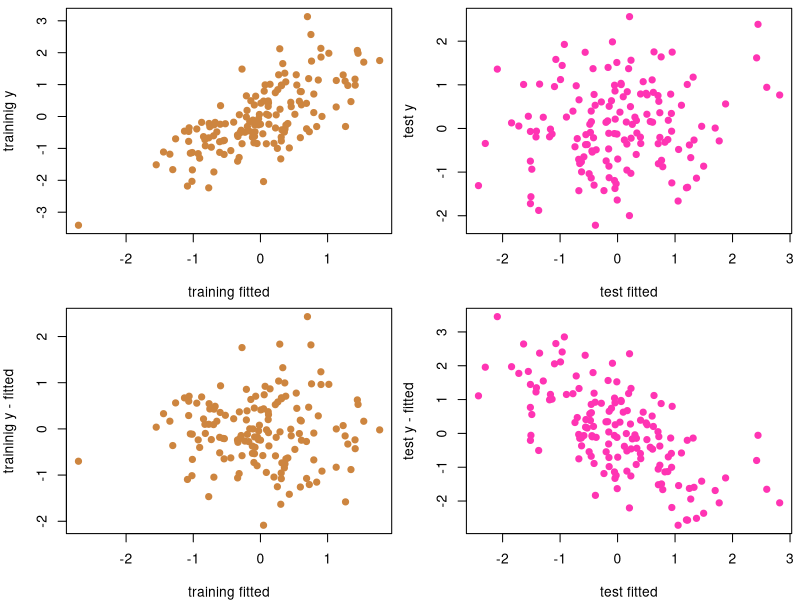
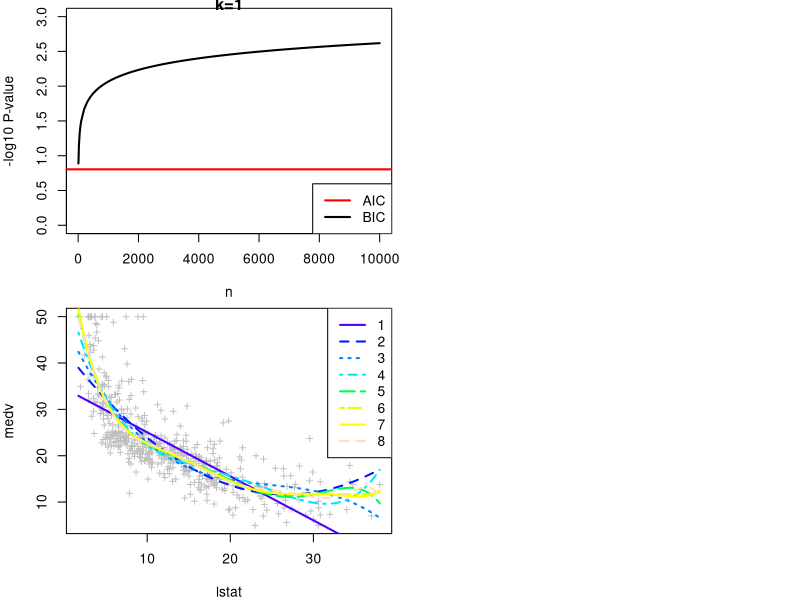

Recreate these plots in R, in order.
## ---- chunk 1
knitr::opts_chunk$set(echo = TRUE)
set.seed(17)
## ---- chunk 2
n = 1000
r = 0.7
u = rnorm(n, 0, sqrt(abs(r))) #temporary variable that is used for generating x and z
x = scale(u + rnorm(n, 0, sqrt(1-abs(r))))
z = scale(sign(r)*u + rnorm(n, 0, sqrt(1-abs(r)))) 
cor(x, z) #check that now cor(x,z) = r
## ---- chunk 3
y = scale(sqrt(0.2)*x + rnorm(n, 0, sqrt(0.8))) # x explains 20% of y
summary(lm(y ~ 0 + x))
## ---- chunk 4
summary(lm(y ~ 0 + z)) # z does not have a direct effect on y but will be significant here
## ---- chunk 5
summary(lm(y ~ 0 + x + z)) 
## ---- chunk 6
set.seed(20102017) 
p = 70
n.tr = 150 # training set 
n.te = 150 # test set
n = n.tr + n.te
i.tr = 1:n.tr; i.te = (n.tr + 1):n #indexes for training and testing
phi = 0.05 # variance explained by each relevant predictor, should be 0 < phi < 1. 
b = rep(c(sqrt(phi / (1-phi)), 0), c(4, p-4)) #effects 1,2,3,4 are non-zero, see Lect. 0.1 for "phi"
X = matrix(rnorm(n*p), nrow = n) #columns 1,...,4 of X have effects, other 66 cols are noise 
eps = scale(rnorm(n, 0, 1)) #epsilon, error term
y = scale(X%*%b + eps) #makes y have mean = 1, var = 1
y.tr = y[i.tr]; y.te = y[i.te]
X.tr = data.frame(scale(X[i.tr,])); X.te = data.frame(scale(X[i.te,]))
lm.fit =  lm(y.tr ~ 0 + . , data = X.tr) #fit the model to training data
#(remove intercept because formulas below become easier,
# only possible because cols of X and y have mean = 0.)
summary(lm.fit)
## ---- chunk 7
fitted.tr = predict(lm.fit) # same as 'as.matrix(X.tr) %*% lm.fit$coeff'
fitted.te = predict(lm.fit, newdata = X.te) # same as 'as.matrix(X.te) %*% lm.fit$coeff'
par(mfcol = c(2,2))
par(mar = c(4, 4, 0.5, 0.5))
plot(fitted.tr, y.tr, xlab = "training fitted", ylab = "traininig y", pch = 19, col = "peru" )
plot(fitted.tr, y.tr - fitted.tr, xlab = "training fitted", 
     ylab = "traininig y - fitted", pch = 19, col = "peru")
plot(fitted.te, y.te, xlab = "test fitted", ylab = "test y", pch = 19, col = "maroon1" )
plot(fitted.te, y.te - fitted.te, xlab = "test fitted", 
     ylab = "test y - fitted", pch = 19, col = "maroon1")
## ---- chunk 8
#MSE is the mean squared error of fitted values compared to observed values
#R2 is proportion of variance of y accounted by fitted values
data.frame(MSE = c(round(mean((y.tr - fitted.tr)^2),3),
                   round(mean((y.te - fitted.te)^2),3)),
           R2 = c(signif(1 - sum((y.tr - fitted.tr)^2)/sum((y.tr - mean(y.tr))^2),3),
                  signif(1 - sum((y.te - fitted.te)^2)/sum((y.te - mean(y.te))^2),3)),
           variance = c(round(var(y.tr),3), round(var(y.te),3)),
           row.names = c("Train","Test"))
## ---- chunk 9
k = 1
ns = c(10, 25, 50, 75, seq(100,10000,100))
plot(ns, -log10(pchisq(k*log(ns), df = 1, lower = F)), 
     t = "l", lwd = 2, ylab = "-log10 P-value", xlab = "n", ylim = c(0,3), main = "k=1") #BIC threshold
abline(h = -log10(0.157), col = "red", lwd = 2) #AIC threshold
legend("bottomright", leg = c("AIC", "BIC"), col = c("red", "black"), lwd = 2)
## ---- chunk 10
library(MASS)
medv = Boston$medv
lstat = Boston$lstat
plot(lstat, medv, pch = "+", col = "gray")
x.points = seq(min(lstat), max(lstat), length = 1000) #grid on which to evaluate
cols = topo.colors(8)
Bos.res = data.frame(matrix(NA, ncol = 2, nrow = 8))
names(Bos.res) = c("AIC","BIC")
for(ii in 1:8){
  Bos.fit = lm(medv ~ poly(lstat, ii, raw = T), data = Boston) #ii deg polynomial
  y.at.x = predict(Bos.fit, data.frame(lstat = x.points)) 
  lines(x.points, y.at.x, col = cols[ii], lty = ii, lwd = 2)
  Bos.res[ii, ] = c(AIC(Bos.fit), BIC(Bos.fit))
}
legend("topright", leg = 1:8, col = cols, lwd = 2, lty = 1:8)
Bos.res
## ---- chunk 11
aic.back = step(lm.fit, direction = "backward", k = 2, trace = 0)
#k = 2 corresponds to AIC i.e. penalty is 2*#params
#which variables are in the final model chosen by AIC 
#and what are their coefficients in that model
aic.back.coeff = coefficients(aic.back)
aic.back.vars = names(aic.back.coeff)
aic.back.vars 

#we get BIC by setting k = log(n) where n is the number of individuals in regression
bic.back = step(lm.fit, direction = "backward", k = log(n.tr), trace = 0) 
bic.back.coeff = coefficients(bic.back)
bic.back.vars = names(bic.back.coeff)
bic.back.vars 
## ---- chunk 12
paste("Test MSE for AIC back",signif(mean((y.te - as.matrix( X.te[,aic.back.vars]) %*% aic.back.coeff)^2),2))
paste("Test MSE for BIC back",signif(mean((y.te - as.matrix(X.te[,bic.back.vars]) %*% bic.back.coeff)^2),2))
## ---- chunk 13
aic.fwd = step(lm(y.tr ~ 0, data = X.tr), scope = formula(lm(y.tr ~ 0 + . , data = X.tr)), 
               direction = "forward", k = 2, trace = 0)
aic.fwd.coeff = coefficients(aic.fwd)
aic.fwd.vars = names(aic.fwd.coeff)
aic.fwd.vars 

bic.fwd = step(lm(y.tr ~ 0, data = X.tr), scope = formula(lm(y.tr ~ 0 + . , data = X.tr)), 
               direction = "forward", k = log(n.tr), trace = 0); 
bic.fwd.coeff = coefficients(bic.fwd)
bic.fwd.vars = names(bic.fwd.coeff)
bic.fwd.vars 
## ---- chunk 14
paste("Test MSE for AIC fwd",signif(mean((y.te - as.matrix( X.te[,aic.fwd.vars]) %*% aic.fwd.coeff)^2),2))
paste("Test MSE for BIC fwd",signif(mean((y.te - as.matrix(X.te[,bic.fwd.vars]) %*% bic.fwd.coeff)^2),2))
## ---- chunk 15
library(MASS)
#Forward AIC
step(glm(chas ~ 1, family = "binomial", data = Boston), 
     scope = formula(glm(chas ~ ., family = "binomial", data = Boston)), 
     trace = 0, k = 2, direction = "forward")
step(glm(chas ~ ., family = "binomial", data = Boston), trace = 0, k = 2, direction = "backward")
## ---- chunk 16
AIC(glm(chas ~ medv + nox + crim + indus, family = "binomial", data = Boston)) #AIC-fwd model
AIC(glm(chas ~ medv + nox + crim + indus + rad, family = "binomial", data = Boston)) # add only rad
AIC(glm(chas ~ medv + nox + crim + indus + tax, family = "binomial", data = Boston)) # add only tax
AIC(glm(chas ~ medv + nox + crim + indus + rad + tax, family = "binomial", data = Boston)) #add rad and tax
## ---- chunk 17
aic.interaction = step(glm(chas ~ 1, family = "binomial", data = Boston), 
                       scope = formula(glm(chas ~ .^2, family = "binomial", data = Boston)), 
                       trace=0, k = 2, direction = "forward")
aic.interaction
## ---- chunk 18
library(boot) #has cv.glm function to do CV for (generalized) linear models
glm.fit = glm(y.tr ~ 0 + ., data = X.tr)  #linear model w/o intercept fitted by glm
cv.glm( data.frame(y.tr, X.tr), glm.fit, K = 10)$delta #K=10 fold CV using MSE as cost function
#outputs 2 values: 1 = raw CV estimate and 2 = adjusted CV estimate of prediction error. 
var(y.tr) #for comparison with CV MSE. 
